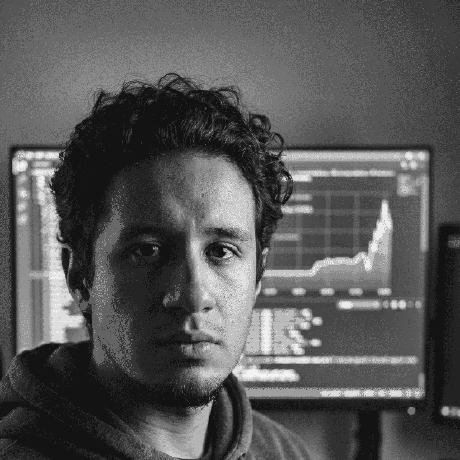
#> input picture source-prepped.png, 460 x 460 px, given in place of anass_headshot.png, which was not available
$ python render_avatar_ascii.py
#> lines starting #> are read from the running program, lines starting #| are printed output that depends on the picture; pictures that were not available may be replaced by others from this repository, and a replacement may not be noted
#!/usr/bin/env python3
import os
import html
import numpy as np
import cv2
from PIL import Image, ImageEnhance

HERE = os.path.dirname(os.path.abspath(__file__))
AVATAR = "/tmp/anass_headshot.png"
PREPPED_PATH = os.path.join(HERE, "..", "source-prepped.png")
OUT_SVG = os.path.join(HERE, "..", "anass-ascii.svg")

img = cv2.imread(AVATAR)
#> img is the input picture: shape (460, 460, 3); min 15, max 245, mean 86.8
if img is None:
    raise ValueError(f"Could not load {AVATAR}")

# Convert to grayscale
gray = cv2.cvtColor(img, cv2.COLOR_BGR2GRAY)

# Apply CLAHE to extract face features, eyes, hair highlights
clahe = cv2.createCLAHE(clipLimit=3.5, tileGridSize=(8, 8))
gray = clahe.apply(gray)
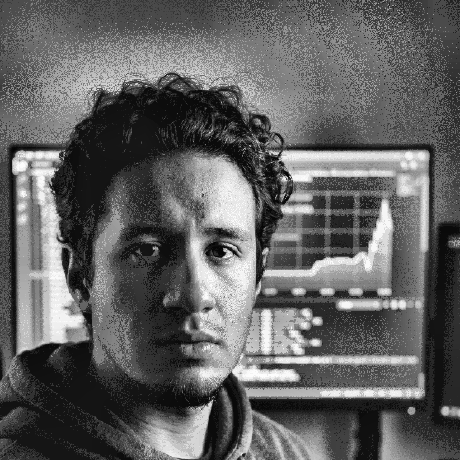
#> gray: shape (460, 460); min 3, max 253, mean 97.6
gray = cv2.normalize(gray, None, alpha=15, beta=245, norm_type=cv2.NORM_MINMAX)

prepped = Image.fromarray(gray, mode="L")
prepped.save(PREPPED_PATH)

COLS, ROWS, CELL_W, CELL_H = 100, 53, 8, 15
RAMP = " .`:-=+*cs#%@"

im = ImageEnhance.Contrast(ImageEnhance.Brightness(prepped).enhance(1.0)).enhance(1.25)
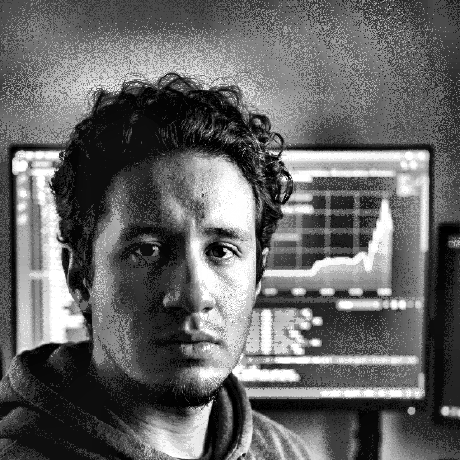
#> im: PIL image 460x460 L; min 0, max 255, mean 101.4
im = im.resize((COLS, ROWS), Image.LANCZOS)
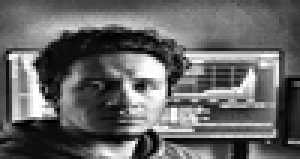
#> im: PIL image 100x53 L (shown 3 times larger); min 0, max 255, mean 101.4
px = im.load()

rows_txt = []
for y in range(ROWS):
    chars = []
    for x in range(COLS):
        lum = pow(px[x, y] / 255.0, 1.15)
        if lum >= 0.88:
            chars.append(" ")
        else:
            idx = int((1.0 - lum) * (len(RAMP) - 1) + 0.5)
            chars.append(RAMP[max(0, min(len(RAMP) - 1, idx))])
    rows_txt.append("".join(chars))
#> after the loop, rows_txt = 53 items

PAD, TITLEBAR_H, STATUS_H = 20, 30, 30
ART_W, ART_H = COLS * CELL_W, ROWS * CELL_H
CANVAS_W, CANVAS_H = ART_W + PAD * 2, TITLEBAR_H + ART_H + STATUS_H + PAD
BG, BG2, FRAME, TITLE_TEXT, INK, CURSOR = "#0d1117", "#111722", "#30363d", "#7d8590", "#c9d1d9", "#c9d1d9"
ROW_DUR, STAGGER = 0.11, 0.11

parts = [
    f'<svg xmlns="http://www.w3.org/2000/svg" width="{CANVAS_W}" height="{CANVAS_H}" '
    f'viewBox="0 0 {CANVAS_W} {CANVAS_H}" font-family="ui-monospace, SFMono-Regular, Menlo, Consolas, monospace">',
    '<defs><linearGradient id="bg" x1="0" y1="0" x2="0" y2="1">'
    '<stop offset="0" stop-color="#111722"/><stop offset="1" stop-color="#0d1117"/>'
    '</linearGradient></defs>',
    f'<rect width="{CANVAS_W}" height="{CANVAS_H}" rx="12" fill="url(#bg)"/>',
    f'<rect x="0.5" y="0.5" width="{CANVAS_W-1}" height="{CANVAS_H-1}" rx="12" fill="none" stroke="#30363d" stroke-width="1"/>',
    f'<line x1="0" y1="30" x2="{CANVAS_W}" y2="30" stroke="#30363d"/>',
    '<circle cx="20" cy="15" r="5" fill="#ff5f56"/>',
    '<circle cx="36" cy="15" r="5" fill="#ffbd2e"/>',
    '<circle cx="52" cy="15" r="5" fill="#27c93f"/>',
    f'<text x="{CANVAS_W/2}" y="19" fill="#7d8590" font-size="12" text-anchor="middle">anass@github: ~$ ./portrait.sh</text>'
]

art_top = TITLEBAR_H + PAD * 0.35
font_size = CELL_H * 0.86

for ry, line in enumerate(rows_txt):
    y = art_top + ry * CELL_H + CELL_H * 0.74
    row_y = art_top + ry * CELL_H
    delay = ry * STAGGER
    safe = html.escape(line)
    text = (f'<text xml:space="preserve" x="{PAD}" y="{y:.1f}" fill="{INK}" '
            f'font-size="{font_size:.1f}" textLength="{ART_W}" lengthAdjust="spacing">{safe}</text>')

    parts.append(
        f'<clipPath id="r{ry}"><rect x="{PAD}" y="{row_y:.1f}" height="{CELL_H}" width="0">'
        f'<animate attributeName="width" from="0" to="{ART_W}" begin="{delay:.3f}s" '
        f'dur="{ROW_DUR:.2f}s" fill="freeze"/></rect></clipPath>'
    )
    parts.append(f'<g clip-path="url(#r{ry})">{text}</g>')
    parts.append(
        f'<rect y="{row_y+1:.1f}" width="{CELL_W}" height="{CELL_H-2}" fill="{CURSOR}" opacity="0">'
        f'<animate attributeName="x" from="{PAD}" to="{PAD+ART_W}" begin="{delay:.3f}s" '
        f'dur="{ROW_DUR:.2f}s" fill="freeze"/>'
        f'<set attributeName="opacity" to="0.85" begin="{delay:.3f}s"/>'
        f'<set attributeName="opacity" to="0" begin="{delay+ROW_DUR:.3f}s"/></rect>'
    )
#> this loop made 53 passes
#> (y, row_y, delay) on passes 1 to 12: (48.1, 37, 0), (63.1, 52, 0.11), (78.1, 67, 0.22), (93.1, 82, 0.33), (108.1, 97, 0.44), (123.1, 112, 0.55), (138.1, 127, 0.66), (153.1, 142, 0.77), (168.1, 157, 0.88), (183.1, 172, 0.99), (198.1, 187, 1.1), (213.1, 202, 1.21)
#> after the loop, parts = 168 items

status_line_y = TITLEBAR_H + ART_H + PAD * 0.35
status_y = status_line_y + 19
parts.append(f'<line x1="0" y1="{status_line_y:.1f}" x2="{CANVAS_W}" y2="{status_line_y:.1f}" stroke="{FRAME}"/>')
parts.append(f'<text x="{PAD}" y="{status_y:.1f}" fill="{TITLE_TEXT}" font-size="13">'
             f'anass@github:~$ whoami <tspan fill="{INK}">Anass Agdi</tspan></text>')
parts.append(f'<rect x="{PAD+204}" y="{status_y-12:.1f}" width="8" height="14" fill="{INK}">'
             f'<animate attributeName="opacity" values="1;1;0;0" keyTimes="0;0.5;0.51;1" '
             f'dur="1s" repeatCount="indefinite"/></rect>')
parts.append("</svg>")

svg_out = "".join(parts)
with open(OUT_SVG, "w", encoding="utf-8") as f:
    f.write(svg_out)
print(f"Generated {OUT_SVG} ({len(svg_out)} bytes)")
#| Generated scripts/../anass-ascii.svg (37791 bytes)
